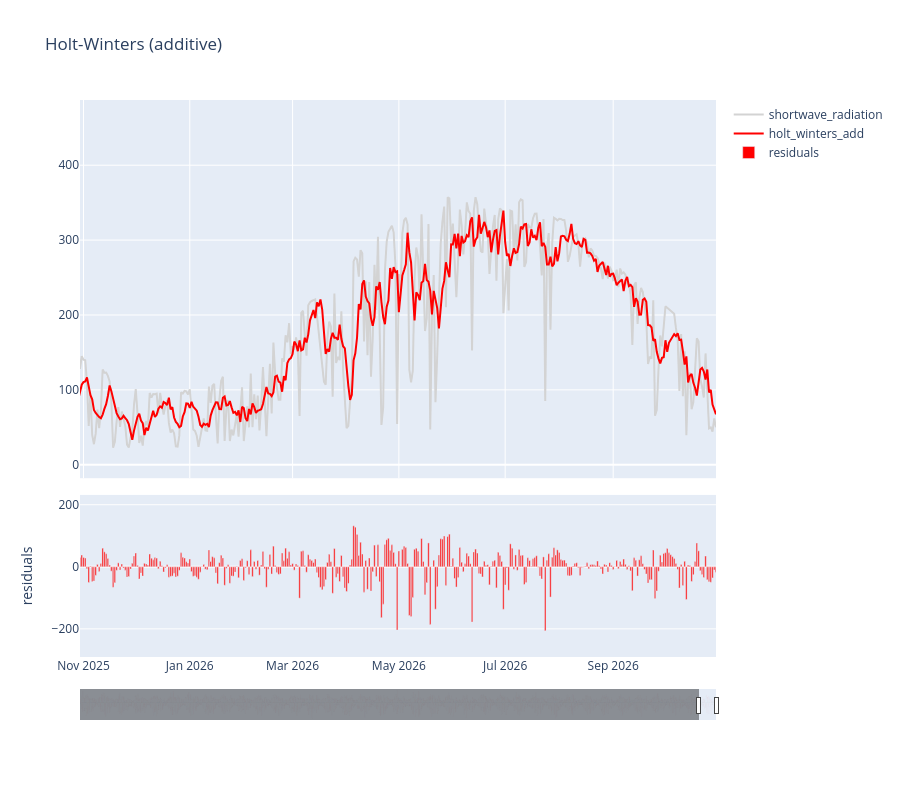

The notebook cell saved with this chart:
### Markdown cell above
### Additive Season

### Code cell
params = {"trend": None, "seasonal_periods": 365, "seasonal": "add"}

with mlflow.start_run(run_name="holtwinters_add"):
    hw_add = HoltWinters(es_df["shortwave_radiation"], **params).fit()
    es_df["holt_winters_add"] = hw_add.fittedvalues

    fig = plot_with_residuals(
        es_df["shortwave_radiation"],
        es_df["holt_winters_add"],
        window=pd.DateOffset(years=1),
        title="Holt-Winters (additive)",
    )
    mlflow.log_params({"algorithm": "holtwinters", **params})
    mlflow.log_metrics(
        {
            **calculate_metrics(
                es_df["shortwave_radiation"], es_df["holt_winters_add"]
            ),
            "aic": hw_add.aic,
        }
    )

    fig.write_html("chart.html")
    mlflow.log_figure(figure=fig, artifact_file="chart.html")

fig.show()

### Figure 1 — Plotly figure (JSON) as saved in the notebook; plotly's stock layout.template omitted (floating-point values rounded to 4 significant figures; data arrays with more than 128 entries replaced by an {"elided": "..."} marker saying what was removed)
{"data": [{"line": {"color": "lightgray"}, "name": "shortwave_radiation", "type": "scatter", "x": {"elided": "13452 str values"}, "xaxis": "x", "y": {"elided": "13452 float values"}, "yaxis": "y"}, {"line": {"color": "red"}, "name": "holt_winters_add", "type": "scatter", "x": {"elided": "13452 str values"}, "xaxis": "x", "y": {"elided": "13452 float values"}, "yaxis": "y"}, {"marker": {"color": "red"}, "name": "residuals", "type": "bar", "x": {"elided": "13452 str values"}, "xaxis": "x2", "y": {"elided": "13452 float values"}, "yaxis": "y2"}], "layout": {"height": 800, "title": {"text": "Holt-Winters (additive)"}, "xaxis": {"anchor": "y", "domain": [0, 1], "matches": "x2", "range": ["2025-10-30T00:00:00+00:00", "2026-10-30T00:00:00+00:00"], "showticklabels": false}, "xaxis2": {"anchor": "y2", "domain": [0, 1], "range": ["2025-10-30T00:00:00+00:00", "2026-10-30T00:00:00+00:00"], "rangeslider": {"thickness": 0.05, "visible": true}}, "yaxis": {"anchor": "x", "domain": [0.321, 1.0]}, "yaxis2": {"anchor": "x2", "domain": [0, 0.291], "title": {"text": "residuals"}}}}
